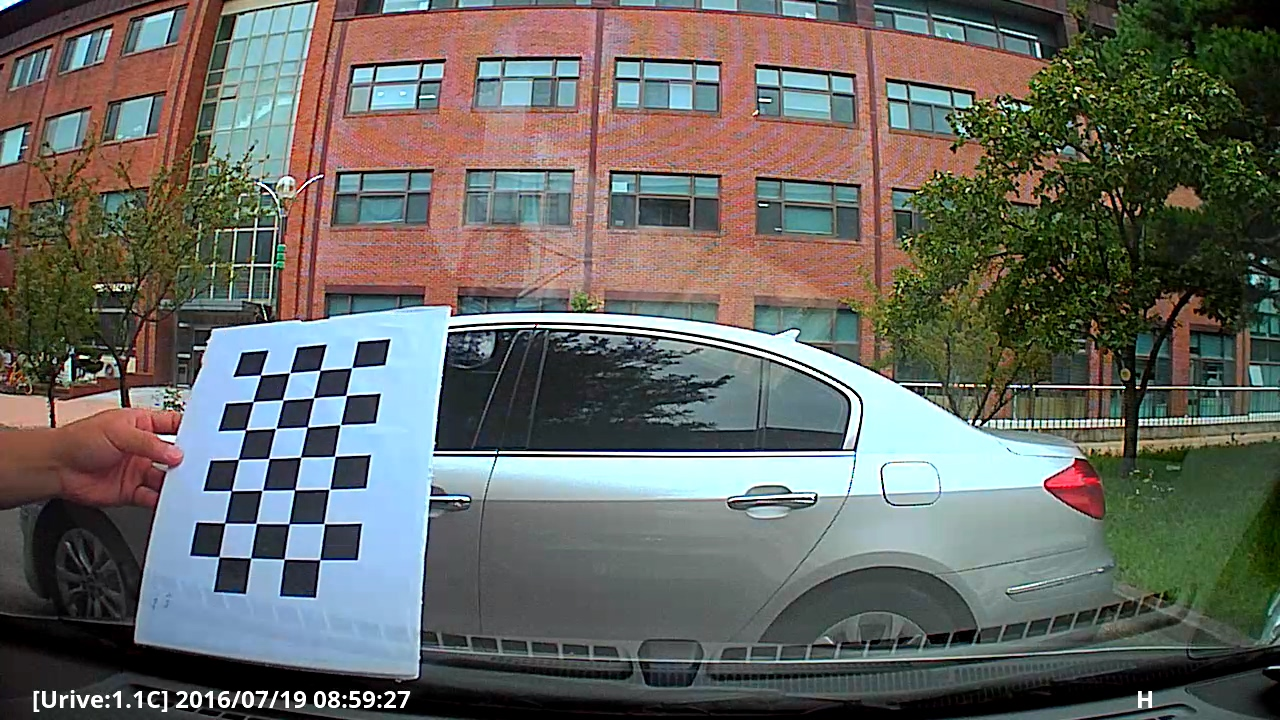
//> input picture Tutorial_ImageProcessing/DLIP_Tutorial_Calibration/calibTest.jpg, 1280 x 720 px, given in place of MIDTERM_SourceVideo.mp4, which was not available
$ ./Tutorial_Webcam_ColorSegmentation   (built with g++ and OpenCV 4)
//> lines starting //> are read from the running program, lines starting //| are printed output that depends on the picture; after the words box and inside, x2 and y2 are one past the last pixel; in counts of white or black regions, pixels touching at a corner belong together; pictures that were not available may be replaced by others from this repository, and a replacement may not be noted
// [4 lines of commented-out code are left out]
#include <iostream>
#include <opencv2/opencv.hpp>

using namespace cv;
using namespace std;

Mat image;
Point origin;
Rect selection;
bool selectObject = false;
bool trackObject = false;
int hmin = 1, hmax = 179, smin = 30, smax = 255, vmin = 0, vmax = 255;
float i;

/// On mouse event
static void onMouse(int event, int x, int y, int, void*);

int main()
{
    Mat image_disp, hsv, hue, mask, dst, frame, dst_track;
    vector<vector<Point> > contours;

    // Video read
    VideoCapture cap("C:\\Users\\hilla\\source\\repos\\DLIP_GH\\LAB\\TEST1\\MIDTERM_SourceVideo.mp4");
    if (!cap.isOpened()) {
        cout << "Cannot open the video cam\n";
        return -1;
    }

// [6 lines of commented-out code are left out]
    cap.set(CAP_PROP_FRAME_WIDTH, 640);
    cap.set(CAP_PROP_FRAME_HEIGHT, 480);


    // TrackBar 설정
    namedWindow("Source", 0);
    setMouseCallback("Source", onMouse, 0);
    createTrackbar("Hmin", "Source", &hmin, 179, 0);
    createTrackbar("Hmax", "Source", &hmax, 179, 0);
    createTrackbar("Smin", "Source", &smin, 255, 0);
    createTrackbar("Smax", "Source", &smax, 255, 0);
    createTrackbar("Vmin", "Source", &vmin, 255, 0);
    createTrackbar("Vmax", "Source", &vmax, 255, 0);

    cap.read(image);
//> image is the input picture: 720 rows x 1280 cols, CV_8UC3; mean B, G, R 98.2, 103.6, 103.1
    dst_track = Mat::zeros(image.size(), CV_8UC3);

    while (true)
    {
        cap.read(image);
        GaussianBlur(image, image, Size(11,11), 3, 3);

        flip(image, image, 1);
        image.copyTo(image_disp);
        // [7 lines of commented-out code are left out]
        cvtColor(image_disp, hsv, COLOR_BGR2HSV);
//> hsv: 720 rows x 1280 cols, CV_8UC3; mean H, S, V 65.2, 76.7, 119.8

        /// set dst as the output of InRange
        inRange(hsv, Scalar(MIN(hmin, hmax), MIN(smin, smax), MIN(vmin, vmax)),
                Scalar(MAX(hmin, hmax), MAX(smin, smax), MAX(vmin, vmax)), dst);
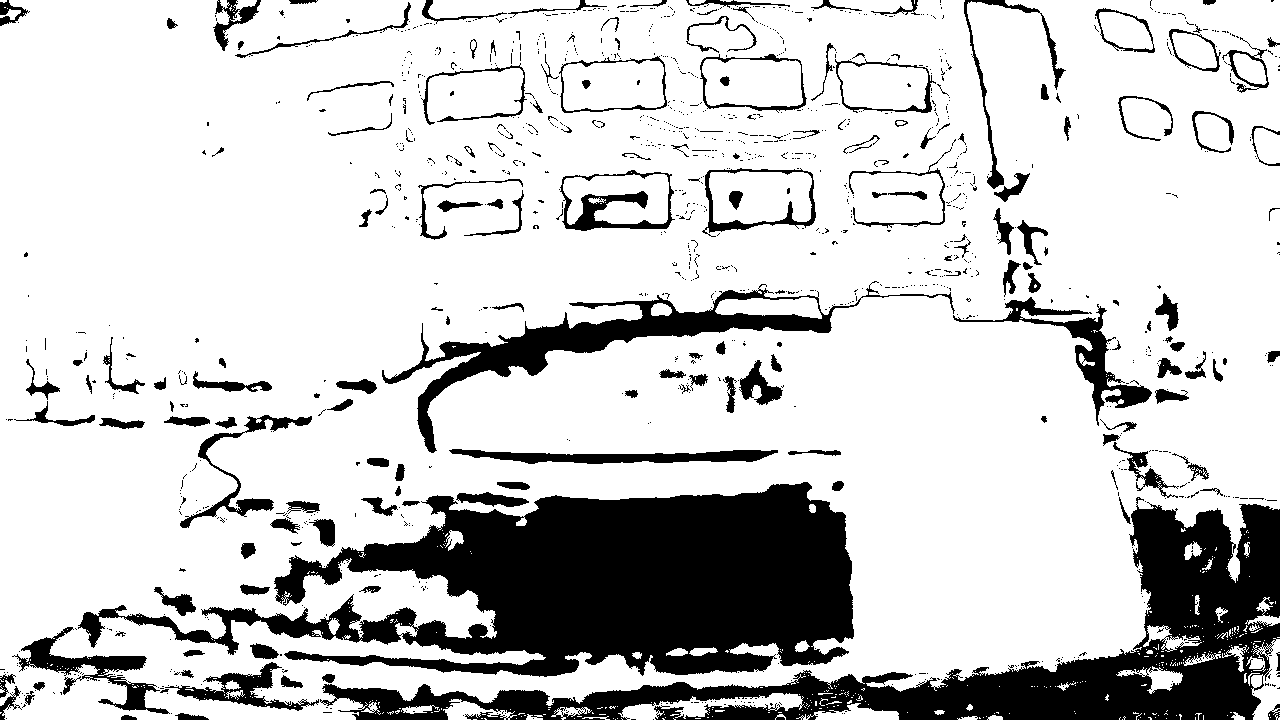
//> dst: 720 rows x 1280 cols, CV_8UC1; 79.9% white; 1237 black regions (1054 under 20 px)


        namedWindow("InRange", 0);
        imshow("InRange", dst);
        waitKey(1);

        /// once mouse has selected an area bigger than 0
        if (trackObject)
        {
            trackObject = false;               // Terminate the next Analysis loop
            Mat roi_HSV(hsv, selection);          // Set ROI by the selection box
            Scalar means, stddev;
            meanStdDev(roi_HSV, means, stddev);
            cout << "\n Selected ROI Means= " << means << " \n stddev= " << stddev;

            // Change the value in the trackbar according to Mean and STD //
            hmin = MAX((means[0] - stddev[0]), 0);
            hmax = MIN((means[0] + stddev[0]), 179);
            setTrackbarPos("Hmin", "Source", hmin);
            setTrackbarPos("Hmax", "Source", hmax);

            /******** Repeat for S and V trackbar ********/
            smin = MAX((means[1] - stddev[1]), 0);
            smax = MIN((means[1] + stddev[1]), 255);
            setTrackbarPos("Smin", "Source", smin);
            setTrackbarPos("Smax", "Source", smax);

            vmin = MAX((means[2] - stddev[2]), 0);
            vmax = MIN((means[2] + stddev[2]), 255);
            setTrackbarPos("Vmin", "Source", vmin);
            setTrackbarPos("Vmax", "Source", vmax);

        }

        if (selectObject && selection.area() > 0)  // Left Mouse is being clicked and dragged
        {
            // Mouse Drag을 화면에 보여주기 위함
            Mat roi_RGB(image_disp, selection);
            bitwise_not(roi_RGB, roi_RGB);
        }
        imshow("Source", image_disp);
        image.copyTo(image_disp);


        ///  Find All Contour   ///
        findContours(dst, contours, RETR_EXTERNAL, CHAIN_APPROX_SIMPLE);
//> contours = 330 contours, 301 with area under 20; largest, box (x1, y1, x2, y2) and area: (0, 0, 1280, 720) 855418, (618, 693, 804, 720) 1824, (1246, 638, 1280, 720) 1460, (796, 703, 899, 720) 752, (1116, 666, 1183, 694) 612

        if (!contours.empty())
        {
            /// Find the Contour with the largest area ///
            double maxArea = 0;
            int maxArea_idx = 0;

            for (int i = 0; i < contours.size(); i++)
                if (contourArea(contours[i]) > maxArea) {
                    maxArea = contourArea(contours[i]);
                    maxArea_idx = i;
                }
//> this loop made 330 passes
//> maxArea on passes 28, 38, 62, 98, 110, 145, 329: 36.5, 43.5, 46, 188, 751.5, 1823.5, 855418
//> after the loop, maxArea = 855418; maxArea_idx = 328

            ///  Draw the max Contour on Black-background  Image ///
            Mat dst_out = Mat::zeros(dst.size(), CV_8UC3);
            drawContours(dst_out, contours, maxArea_idx, Scalar(0, 0, 255), 2, 8);
            namedWindow("Contour", 0);
            flip(dst_out, dst_out, 1);
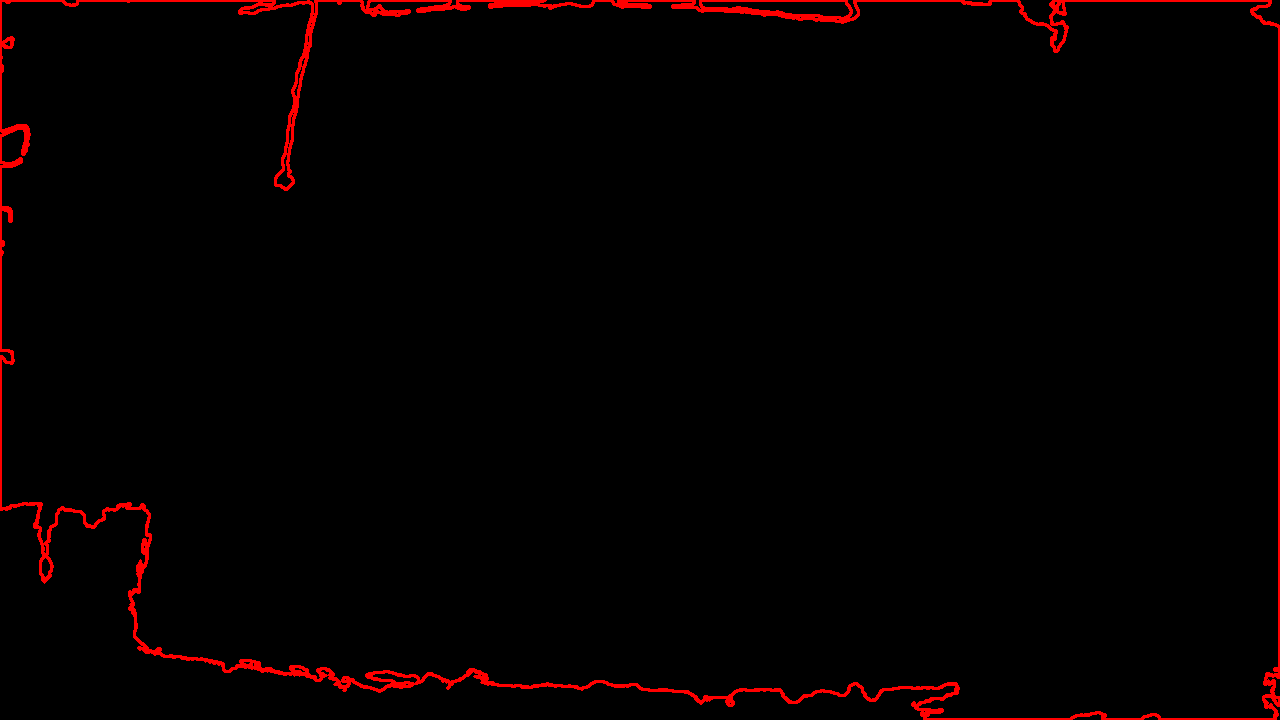
//> dst_out: 720 rows x 1280 cols, CV_8UC3; mean B, G, R 0, 0, 5.2
            imshow("Contour", dst_out);


            /// Draw the Contour Box on Original Image ///
            //flip(image_disp, image_disp, 1);
            Rect boxPoint = boundingRect(contours[maxArea_idx]);
//> boxPoint = Rect(0, 0, 1280, 720)
            rectangle(image_disp, boxPoint, Scalar(255, 0, 255), 3);
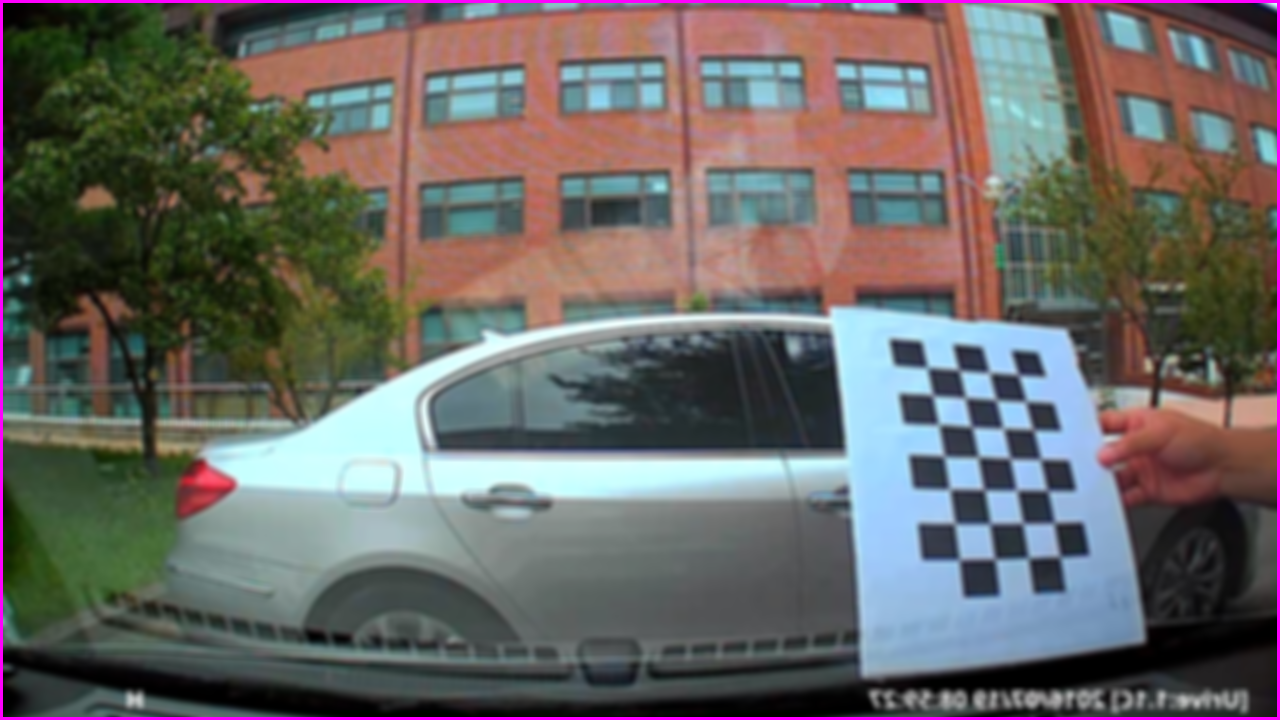
//> image_disp: 720 rows x 1280 cols, CV_8UC3; mean B, G, R 100.8, 102.8, 105.6
            namedWindow("Contour_Box", 0);
            imshow("Contour_Box", image_disp);


            /// Continue Drawing the Contour Box  ///
            //flip(dst_track, dst_track, 1);
            rectangle(dst_track, boxPoint, Scalar(255, 0, 255), 3);
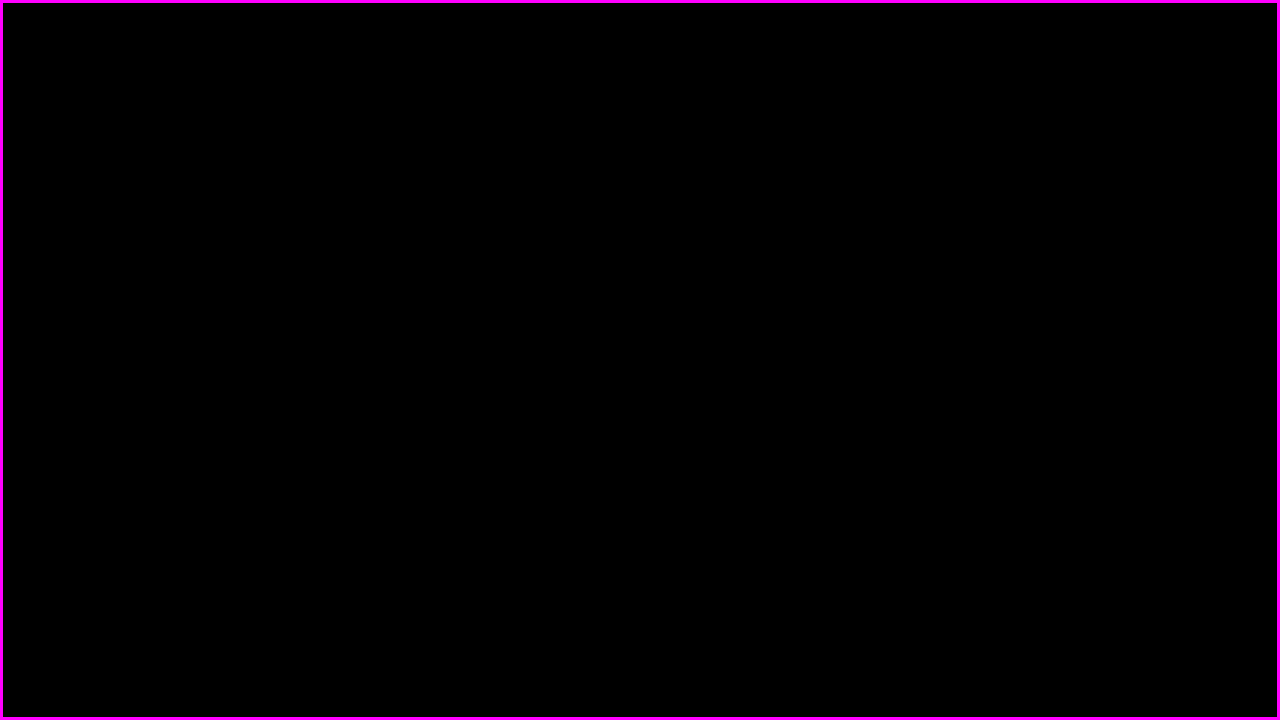
//> dst_track: 720 rows x 1280 cols, CV_8UC3; mean B, G, R 3.3, 0, 3.3
            dst_track -= Scalar(10, 0, 10);
//> dst_track: 720 rows x 1280 cols, CV_8UC3; 1.3% of pixels changed, all inside (x1, y1, x2, y2) = (0, 0, 1280, 720)
            namedWindow("Contour_Track", WINDOW_NORMAL);
            imshow("Contour_Track", dst_track);
        }

        char c = (char)waitKey(10);
//> the Esc key is pressed
        if (c == 27)
            break;
    } // end of for(;;)

    return 0;
}


/// On mouse event
static void onMouse(int event, int x, int y, int, void*)
{
    if (selectObject)  // for any mouse motion
    {
        selection.x = MIN(x, origin.x);
        selection.y = MIN(y, origin.y);
        selection.width = abs(x - origin.x) + 1;
        selection.height = abs(y - origin.y) + 1;
        selection &= Rect(0, 0, image.cols, image.rows);  /// Bitwise AND  check selectin is within the image coordinate
    }

    switch (event)
    {
        case EVENT_LBUTTONDOWN:
            selectObject = true;
            origin = Point(x, y);
            break;
        case EVENT_LBUTTONUP:
            selectObject = false;
            if (selection.area())
                trackObject = true;
            break;
    }
}
